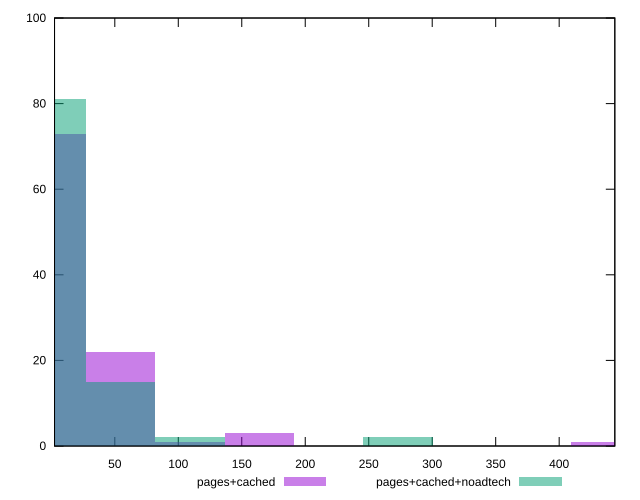

Write the gnuplot code that produced this figure.
reset

$pagesCached <<EOF
436.6992641360774 1
163.76222405102902 3
54.58740801700967 22
0 73
109.17481603401934 1
EOF

$pagesCachedNoadtech <<EOF
272.93704008504835 2
0 81
54.58740801700967 15
109.17481603401934 2
EOF

set key outside below
set boxwidth 54.58740801700967
set xrange [2.5319999999999996:443.82899999999995]
set yrange [0:100]
set trange [0:100]
set style fill transparent solid 0.5 noborder
set terminal svg size 640, 500 enhanced background rgb 'white'
set output "report_00013_2021-02-09T12-04-24.940Z/server-response-time/comparison/histogram/1_vs_2.svg"

plot $pagesCached title "pages+cached" with boxes, \
     $pagesCachedNoadtech title "pages+cached+noadtech" with boxes

reset
